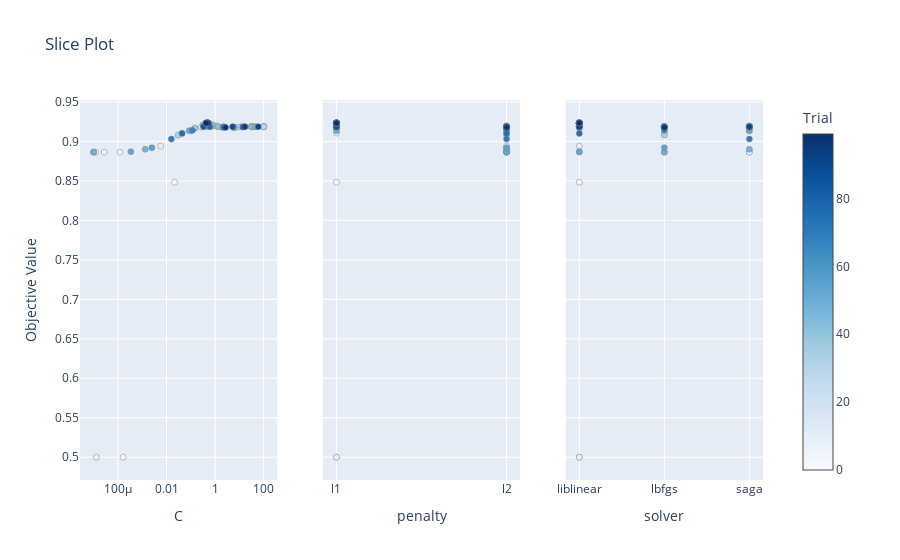

Notebook source saved alongside this figure:
### Code cell
optuna.visualization.plot_slice(study)

### Figure 1 — Plotly figure (JSON) as saved in the notebook; plotly's stock layout.template omitted (floating-point values rounded to 4 significant figures)
{"data": [{"marker": {"color": [0, 1, 2, 3, 4, 5, 6, 7, 8, 9, 10, 11, 12, 13, 14, 15, 16, 17, 18, 19, 20, 21, 22, 23, 24, 25, 26, 27, 28, 29, 30, 31, 32, 33, 34, 35, 36, 37, 38, 39, 40, 41, 42, 43, 44, 45, 46, 47, 48, 49, 50, 51, 52, 53, 54, 55, 56, 57, 58, 59, 60, 61, 62, 63, 64, 65, 66, 67, 68, 69, 70, 71, 72, 73, 74, 75, 76, 77, 78, 79, 80, 81, 82, 83, 84, 85, 86, 87, 88, 89, 90, 91, 92, 93, 94, 95, 96, 97, 98, 99], "colorbar": {"title": {"text": "Trial"}, "x": 1, "xpad": 40}, "colorscale": [[0, "rgb(247,251,255)"], [0.125, "rgb(222,235,247)"], [0.25, "rgb(198,219,239)"], [0.375, "rgb(158,202,225)"], [0.5, "rgb(107,174,214)"], [0.625, "rgb(66,146,198)"], [0.75, "rgb(33,113,181)"], [0.875, "rgb(8,81,156)"], [1, "rgb(8,48,107)"]], "line": {"color": "Grey", "width": 0.5}, "showscale": true}, "mode": "markers", "name": "Feasible Trial", "showlegend": false, "type": "scatter", "x": [1.216e-05, 0.0001639, 0.977, 0.0215, 5.602, 0.0001206, 2.751e-05, 1.296e-05, 0.04386, 0.005712, 0.5128, 0.2969, 100, 100, 8.091, 0.2691, 17.12, 6.029, 100, 11.74, 0.1477, 100, 0.1047, 0.6483, 2.043, 98.82, 100.0, 0.8707, 5.898, 1.258, 30.33, 2.349, 32.43, 0.02984, 0.1455, 31.31, 0.6842, 33.87, 39.4, 2.009, 1e-05, 1.367, 0.4065, 0.7076, 0.5555, 0.4315, 0.3241, 0.001334, 1e-05, 45.1, 0.4869, 0.0852, 0.0003393, 6.183, 0.002502, 0.495, 0.4924, 0.4909, 0.4905, 0.4895, 0.4881, 0.4865, 0.4849, 0.4825, 0.4801, 0.4774, 0.4746, 0.1165, 0.472, 0.4688, 0.01585, 2.151, 0.4741, 14.26, 0.4724, 0.04392, 0.4689, 0.5065, 0.6042, 13.74, 0.4473, 0.5221, 14.46, 0.4441, 0.3323, 0.5283, 0.4339, 0.4349, 5.213, 0.5261, 0.4292, 0.4297, 59.53, 0.4297, 16.87, 0.4311, 0.432, 2.698, 0.515, 0.4296], "xaxis": "x", "y": [0.8863, 0.5, 0.9207, 0.8483, 0.9179, 0.8863, 0.8863, 0.5, 0.9106, 0.894, 0.9186, 0.9186, 0.9186, 0.9186, 0.9181, 0.9182, 0.9186, 0.9179, 0.9186, 0.9184, 0.9168, 0.9186, 0.9134, 0.9193, 0.9179, 0.9186, 0.9186, 0.9195, 0.9177, 0.9186, 0.9186, 0.9188, 0.9186, 0.9079, 0.9166, 0.9186, 0.919, 0.9186, 0.9186, 0.9179, 0.8866, 0.9186, 0.9193, 0.9213, 0.922, 0.9232, 0.9209, 0.89, 0.8863, 0.9186, 0.9236, 0.9136, 0.887, 0.9177, 0.892, 0.9231, 0.9234, 0.9236, 0.9236, 0.9236, 0.9236, 0.9236, 0.9234, 0.9234, 0.9234, 0.9234, 0.9234, 0.9141, 0.9234, 0.9229, 0.9029, 0.9179, 0.9234, 0.9184, 0.9234, 0.9101, 0.9229, 0.9229, 0.9186, 0.9184, 0.9229, 0.9231, 0.9184, 0.9229, 0.9186, 0.9227, 0.9232, 0.9232, 0.9186, 0.9227, 0.9234, 0.9232, 0.9186, 0.9232, 0.9186, 0.9232, 0.9232, 0.9177, 0.9229, 0.9232], "yaxis": "y"}, {"marker": {"color": [0, 1, 2, 3, 4, 5, 6, 7, 8, 9, 10, 11, 12, 13, 14, 15, 16, 17, 18, 19, 20, 21, 22, 23, 24, 25, 26, 27, 28, 29, 30, 31, 32, 33, 34, 35, 36, 37, 38, 39, 40, 41, 42, 43, 44, 45, 46, 47, 48, 49, 50, 51, 52, 53, 54, 55, 56, 57, 58, 59, 60, 61, 62, 63, 64, 65, 66, 67, 68, 69, 70, 71, 72, 73, 74, 75, 76, 77, 78, 79, 80, 81, 82, 83, 84, 85, 86, 87, 88, 89, 90, 91, 92, 93, 94, 95, 96, 97, 98, 99], "colorbar": {"title": {"text": "Trial"}, "x": 1, "xpad": 40}, "colorscale": [[0, "rgb(247,251,255)"], [0.125, "rgb(222,235,247)"], [0.25, "rgb(198,219,239)"], [0.375, "rgb(158,202,225)"], [0.5, "rgb(107,174,214)"], [0.625, "rgb(66,146,198)"], [0.75, "rgb(33,113,181)"], [0.875, "rgb(8,81,156)"], [1, "rgb(8,48,107)"]], "line": {"color": "Grey", "width": 0.5}, "showscale": false}, "mode": "markers", "name": "Feasible Trial", "showlegend": false, "type": "scatter", "x": ["l2", "l1", "l1", "l1", "l2", "l2", "l2", "l1", "l1", "l2", "l1", "l2", "l2", "l1", "l2", "l1", "l1", "l2", "l2", "l1", "l1", "l1", "l2", "l2", "l1", "l2", "l1", "l2", "l1", "l2", "l2", "l1", "l1", "l2", "l2", "l2", "l1", "l2", "l1", "l2", "l2", "l1", "l2", "l1", "l1", "l1", "l1", "l2", "l2", "l1", "l1", "l1", "l2", "l1", "l2", "l1", "l1", "l1", "l1", "l1", "l1", "l1", "l1", "l1", "l1", "l1", "l1", "l2", "l1", "l1", "l2", "l2", "l1", "l2", "l1", "l2", "l1", "l1", "l2", "l2", "l1", "l1", "l1", "l1", "l2", "l1", "l1", "l1", "l1", "l1", "l1", "l1", "l2", "l1", "l2", "l1", "l1", "l2", "l1", "l1"], "xaxis": "x2", "y": [0.8863, 0.5, 0.9207, 0.8483, 0.9179, 0.8863, 0.8863, 0.5, 0.9106, 0.894, 0.9186, 0.9186, 0.9186, 0.9186, 0.9181, 0.9182, 0.9186, 0.9179, 0.9186, 0.9184, 0.9168, 0.9186, 0.9134, 0.9193, 0.9179, 0.9186, 0.9186, 0.9195, 0.9177, 0.9186, 0.9186, 0.9188, 0.9186, 0.9079, 0.9166, 0.9186, 0.919, 0.9186, 0.9186, 0.9179, 0.8866, 0.9186, 0.9193, 0.9213, 0.922, 0.9232, 0.9209, 0.89, 0.8863, 0.9186, 0.9236, 0.9136, 0.887, 0.9177, 0.892, 0.9231, 0.9234, 0.9236, 0.9236, 0.9236, 0.9236, 0.9236, 0.9234, 0.9234, 0.9234, 0.9234, 0.9234, 0.9141, 0.9234, 0.9229, 0.9029, 0.9179, 0.9234, 0.9184, 0.9234, 0.9101, 0.9229, 0.9229, 0.9186, 0.9184, 0.9229, 0.9231, 0.9184, 0.9229, 0.9186, 0.9227, 0.9232, 0.9232, 0.9186, 0.9227, 0.9234, 0.9232, 0.9186, 0.9232, 0.9186, 0.9232, 0.9232, 0.9177, 0.9229, 0.9232], "yaxis": "y2"}, {"marker": {"color": [0, 1, 2, 3, 4, 5, 6, 7, 8, 9, 10, 11, 12, 13, 14, 15, 16, 17, 18, 19, 20, 21, 22, 23, 24, 25, 26, 27, 28, 29, 30, 31, 32, 33, 34, 35, 36, 37, 38, 39, 40, 41, 42, 43, 44, 45, 46, 47, 48, 49, 50, 51, 52, 53, 54, 55, 56, 57, 58, 59, 60, 61, 62, 63, 64, 65, 66, 67, 68, 69, 70, 71, 72, 73, 74, 75, 76, 77, 78, 79, 80, 81, 82, 83, 84, 85, 86, 87, 88, 89, 90, 91, 92, 93, 94, 95, 96, 97, 98, 99], "colorbar": {"title": {"text": "Trial"}, "x": 1, "xpad": 40}, "colorscale": [[0, "rgb(247,251,255)"], [0.125, "rgb(222,235,247)"], [0.25, "rgb(198,219,239)"], [0.375, "rgb(158,202,225)"], [0.5, "rgb(107,174,214)"], [0.625, "rgb(66,146,198)"], [0.75, "rgb(33,113,181)"], [0.875, "rgb(8,81,156)"], [1, "rgb(8,48,107)"]], "line": {"color": "Grey", "width": 0.5}, "showscale": false}, "mode": "markers", "name": "Feasible Trial", "showlegend": false, "type": "scatter", "x": ["saga", "liblinear", "liblinear", "liblinear", "saga", "lbfgs", "saga", "liblinear", "lbfgs", "liblinear", "lbfgs", "lbfgs", "lbfgs", "liblinear", "liblinear", "saga", "saga", "lbfgs", "saga", "liblinear", "lbfgs", "lbfgs", "saga", "liblinear", "saga", "liblinear", "saga", "saga", "lbfgs", "lbfgs", "saga", "liblinear", "lbfgs", "lbfgs", "liblinear", "lbfgs", "saga", "liblinear", "liblinear", "liblinear", "liblinear", "lbfgs", "saga", "liblinear", "liblinear", "liblinear", "liblinear", "saga", "lbfgs", "saga", "liblinear", "saga", "liblinear", "saga", "lbfgs", "liblinear", "liblinear", "liblinear", "liblinear", "liblinear", "liblinear", "liblinear", "liblinear", "liblinear", "liblinear", "liblinear", "liblinear", "lbfgs", "liblinear", "liblinear", "saga", "saga", "liblinear", "lbfgs", "liblinear", "liblinear", "liblinear", "liblinear", "lbfgs", "saga", "liblinear", "liblinear", "lbfgs", "liblinear", "liblinear", "liblinear", "liblinear", "liblinear", "liblinear", "liblinear", "liblinear", "liblinear", "saga", "liblinear", "liblinear", "liblinear", "liblinear", "lbfgs", "liblinear", "liblinear"], "xaxis": "x3", "y": [0.8863, 0.5, 0.9207, 0.8483, 0.9179, 0.8863, 0.8863, 0.5, 0.9106, 0.894, 0.9186, 0.9186, 0.9186, 0.9186, 0.9181, 0.9182, 0.9186, 0.9179, 0.9186, 0.9184, 0.9168, 0.9186, 0.9134, 0.9193, 0.9179, 0.9186, 0.9186, 0.9195, 0.9177, 0.9186, 0.9186, 0.9188, 0.9186, 0.9079, 0.9166, 0.9186, 0.919, 0.9186, 0.9186, 0.9179, 0.8866, 0.9186, 0.9193, 0.9213, 0.922, 0.9232, 0.9209, 0.89, 0.8863, 0.9186, 0.9236, 0.9136, 0.887, 0.9177, 0.892, 0.9231, 0.9234, 0.9236, 0.9236, 0.9236, 0.9236, 0.9236, 0.9234, 0.9234, 0.9234, 0.9234, 0.9234, 0.9141, 0.9234, 0.9229, 0.9029, 0.9179, 0.9234, 0.9184, 0.9234, 0.9101, 0.9229, 0.9229, 0.9186, 0.9184, 0.9229, 0.9231, 0.9184, 0.9229, 0.9186, 0.9227, 0.9232, 0.9232, 0.9186, 0.9227, 0.9234, 0.9232, 0.9186, 0.9232, 0.9186, 0.9232, 0.9232, 0.9177, 0.9229, 0.9232], "yaxis": "y3"}], "layout": {"title": {"text": "Slice Plot"}, "xaxis": {"anchor": "y", "domain": [0, 0.2889], "title": {"text": "C"}, "type": "log"}, "xaxis2": {"anchor": "y2", "categoryarray": ["l1", "l2"], "categoryorder": "array", "domain": [0.3556, 0.6444], "title": {"text": "penalty"}, "type": "category"}, "xaxis3": {"anchor": "y3", "categoryarray": ["liblinear", "lbfgs", "saga"], "categoryorder": "array", "domain": [0.7111, 1], "title": {"text": "solver"}, "type": "category"}, "yaxis": {"anchor": "x", "domain": [0, 1], "title": {"text": "Objective Value"}}, "yaxis2": {"anchor": "x2", "domain": [0, 1], "matches": "y", "showticklabels": false}, "yaxis3": {"anchor": "x3", "domain": [0, 1], "matches": "y", "showticklabels": false}}}
